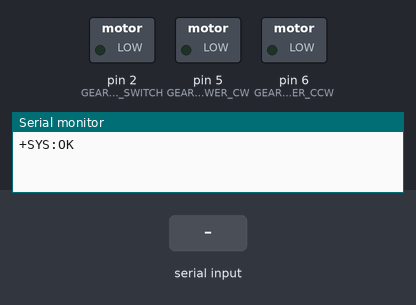
This sketch was run on a simulated Arduino Uno, built with avr-gcc and run on an emulated ATmega328P. On the bench: switched loads named in the sketch (green lamp = pin HIGH), the last lines printed to the serial monitor. Inputs (shaded band) come from the test bench.

Above: at 1.3 s.
1.4 s: "AT+CCW" received over Serial
At 2.7 s:
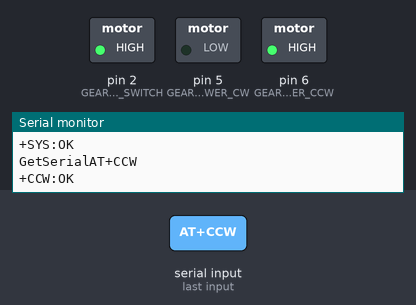
3.0 s: "AT+HAND" received over Serial
4.6 s: "AT+BYE" received over Serial
6.2 s: "AT+CW" received over Serial
At 7.6 s:
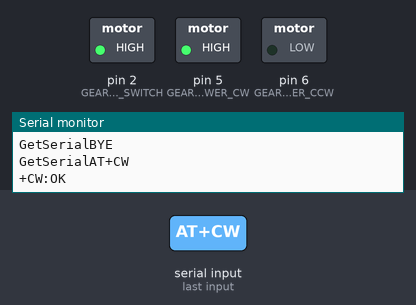
Timing chart, 0 to 8.7 s (numbered marks = the images above; inputs shaded):
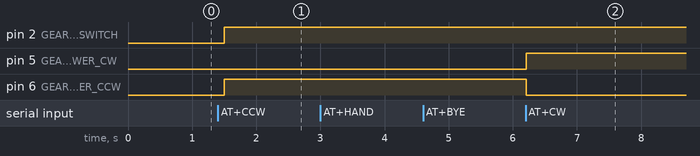

Measured:
- after the input at 1.4 s, pin 2 (GEARED_MOTOR_POWER_SWITCH), pin 6 (GEARED_MOTOR_POWER_CCW): LOW → HIGH after 0.10 s
- after the input at 6.2 s, pin 5 (GEARED_MOTOR_POWER_CW): LOW → HIGH at once; pin 6 (GEARED_MOTOR_POWER_CCW): HIGH → LOW at once

The sketch:

ATmega328p-AzimuthPart.ino
```cpp
// (licence header left out)
// #include <avr/wdt.h>

#define IS_DEBUG true

#define GEARED_MOTOR_POWER_SWITCH 2
#define GEARED_MOTOR_POWER_CW 5
#define GEARED_MOTOR_POWER_CCW 6

void readAngle() {
    int data = analogRead(A1);
    float originAngle = data / 1024 * 360;
    Serial.print("AT+ANGLE:");
    Serial.println(originAngle);
}

void startRotateCW(String serialString) {
    digitalWrite(GEARED_MOTOR_POWER_SWITCH, 0);
    digitalWrite(GEARED_MOTOR_POWER_CCW, 0);
    digitalWrite(GEARED_MOTOR_POWER_CW, 1);
    digitalWrite(GEARED_MOTOR_POWER_SWITCH, 1);
    Serial.println("+CW:OK");
}

void startRotateCCW(String serialString) {
    digitalWrite(GEARED_MOTOR_POWER_SWITCH, 0);
    digitalWrite(GEARED_MOTOR_POWER_CW, 0);
    digitalWrite(GEARED_MOTOR_POWER_CCW, 1);
    digitalWrite(GEARED_MOTOR_POWER_SWITCH, 1);
    Serial.println("+CCW:OK");
}

void stopRotate() {
    digitalWrite(GEARED_MOTOR_POWER_SWITCH, 0);
    digitalWrite(GEARED_MOTOR_POWER_CW, 0);
    digitalWrite(GEARED_MOTOR_POWER_CCW, 0);
    Serial.println("+STOP:OK");
}

void resetRotate() {}

void onSerialCall() {
    String serialString;

    // 当串口有数据则循环运行如下处理
    while (Serial.available()) {
        serialString = serialString + (char)Serial.read();
    }

    if (IS_DEBUG) {
        Serial.print("GetSerial");
        Serial.println(serialString);
    }

    if (serialString == "AT+HAND") {
        Serial.print("+HAND:OK");
        // wdt_enable(WDTO_2S);
        return;
    }

    if (serialString == "AT+BYE") {
        Serial.print("+BYE:OK");
        // wdt_disable();
    }

    if (serialString.indexOf("AT+CCW") > -1) {
        startRotateCCW(serialString);
        // wdt_reset();
        return;
    }

    if (serialString.indexOf("AT+CW") > -1) {
        startRotateCW(serialString);
        // wdt_reset();
        return;
    }

    if (serialString == "AT+STOP") {
        stopRotate();
        // wdt_reset();
        return;
    }

    if (serialString == "AT+ANGLE?") {
        readAngle();
        // wdt_reset();
        return;
    }

    if (serialString == "AT+RESET") {
        resetRotate();
        // wdt_reset();
        return;
    }
}

void initPIN() {
    pinMode(GEARED_MOTOR_POWER_SWITCH, OUTPUT);
    digitalWrite(GEARED_MOTOR_POWER_SWITCH, 0);
    pinMode(GEARED_MOTOR_POWER_CW, OUTPUT);
    digitalWrite(GEARED_MOTOR_POWER_CW, 0);
    pinMode(GEARED_MOTOR_POWER_CCW, OUTPUT);
    digitalWrite(GEARED_MOTOR_POWER_CCW, 0);
}

void setup() {
    Serial.begin(9600);
    initPIN();
    Serial.println("+SYS:OK");
    delay(100);
}

void loop() {
    if (Serial.available()) {
        onSerialCall();
    }
    delay(100);
}
```
